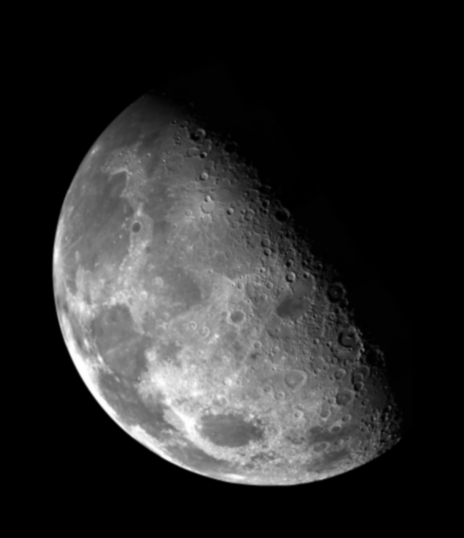
%> input picture Lab3-Intensity-transformation-main/assets/moon.tif, 464 x 538 px
$ octave task6.m   (GNU Octave 9; MATLAB toolbox functions it lacks are replaced by stand-ins)
%> lines starting %> are read from the running program, lines starting %| are printed output that depends on the picture
clear all
close all
I = imread('assets/moon.tif');
%> I is the input picture: size 538x464 uint8; min 0, max 254, mean 42.6

%----Laplacian filter
w_laplacian = fspecial('laplacian', 0.1)
g_laplacian = imfilter(I, w_laplacian, 0);
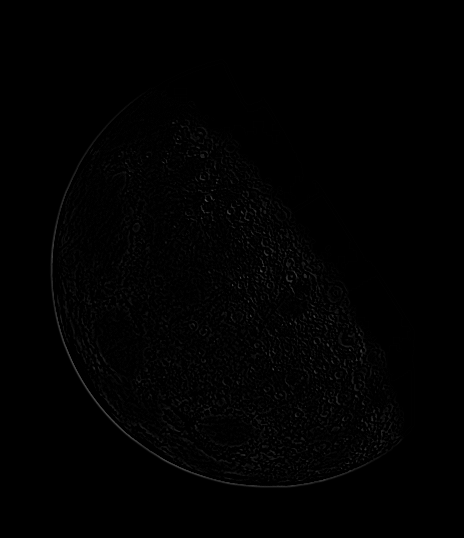
%> g_laplacian: size 538x464 uint8; min 0, max 79, mean 1.5
Limage = I + g_laplacian
figure

%----Sober filter
% Create Sobel filter for horizontal and vertical edge detection
SH = fspecial('sobel'); % Detects horizontal edges
SV = SH'; % Detects vertical edges

% Apply the Sobel filter to the grayscale image
horizontalEdges = imfilter(double(I), SH, 'replicate');
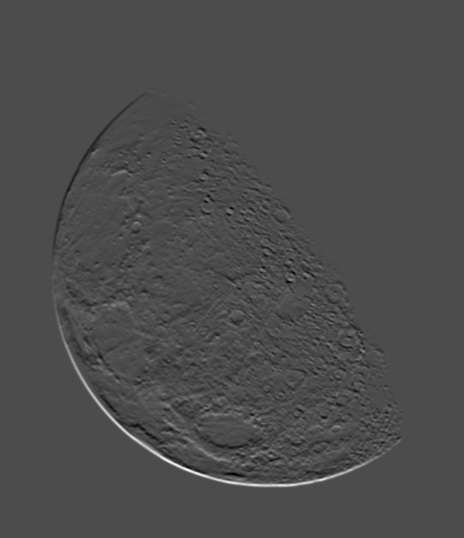
%> horizontalEdges: size 538x464 double; min -296, max 688, mean 0; drawn with min black and max white
verticalEdges = imfilter(double(I), SV, 'replicate');
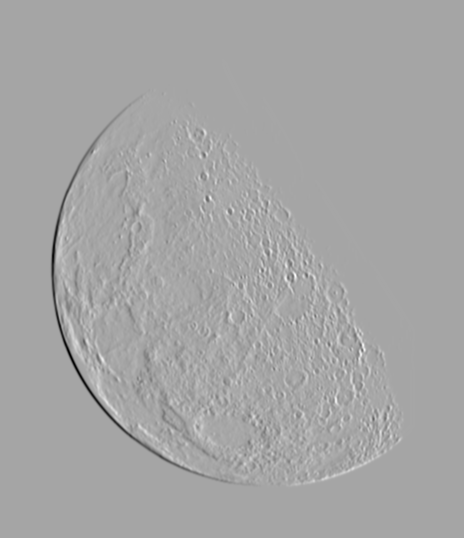
%> verticalEdges: size 538x464 double; min -714, max 384, mean 0; drawn with min black and max white

% Combine the horizontal and vertical edges
edges = sqrt(horizontalEdges.^2 + verticalEdges.^2);
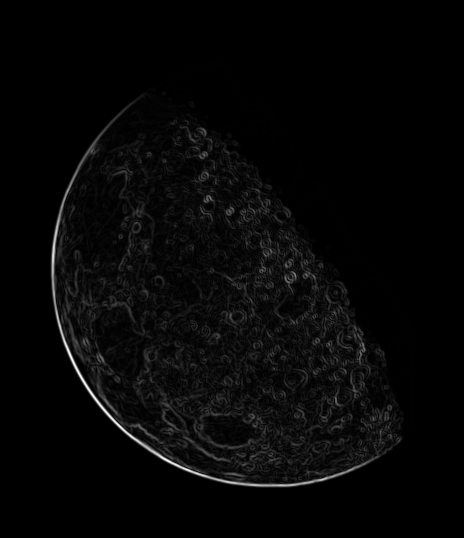
%> edges: size 538x464 double; min 0, max 770.7, mean 21; drawn with min black and max white

% Convert edges to uint8 for montage display if needed
edges = im2uint8(mat2gray(edges));
%> edges: size 538x464 uint8


%----Unsharp filter
% Create an unsharp masking filter
unsharpFilter = fspecial('unsharp');

% Apply the unsharp filter to the image
sharpenedImage = imfilter(I, unsharpFilter, 'replicate');

montage({I, Limage, edges, sharpenedImage}, "size", [1 4]);
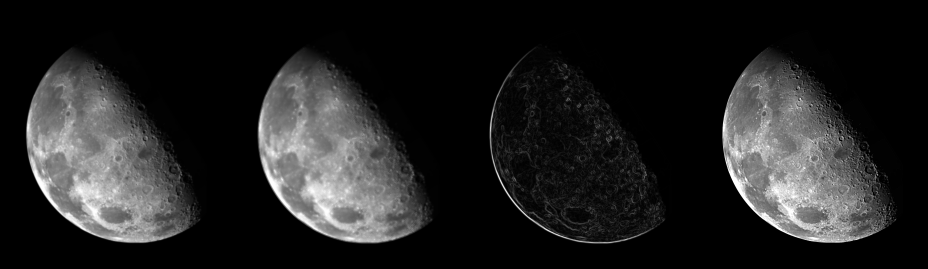
%> displayed picture: size 538x1856, on the screen's scale of 0 to 255 (shown at 1/2 size); min 0, max 255, mean 34.1

$ run again, with Lab3-Intensity-transformation-main/assets/bonescan-front.tif copied over Lab3-Intensity-transformation-main/assets/moon.tif
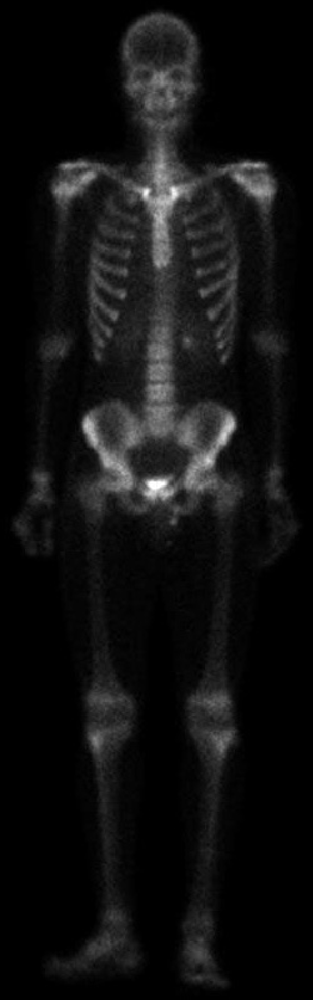
%> input picture Lab3-Intensity-transformation-main/assets/bonescan-front.tif, 313 x 1000 px, shrunk from 513 x 1641 before the run
%> I is the input picture: size 1000x313 uint8; min 0, max 255, mean 16.7
%> `verticalEdges = imfilter(double(I), SV, 'replicate');`:
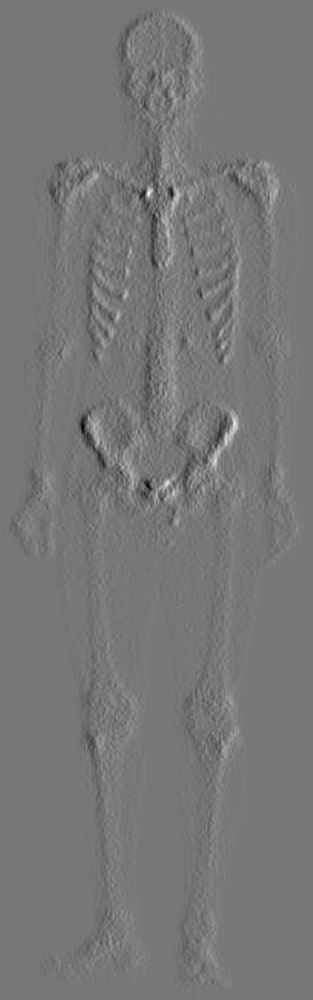
%> verticalEdges: size 1000x313 double; min -317, max 359, mean 0; drawn with min black and max white
%> `montage({I, Limage, edges, sharpenedImage}, "size", [1 4]);`:
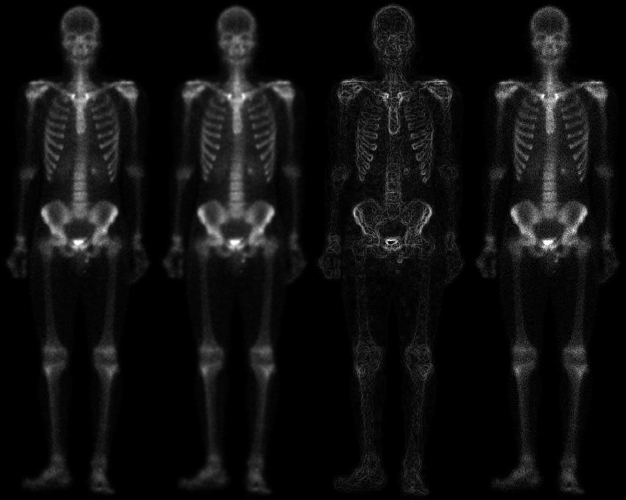
%> displayed picture: size 1000x1252, on the screen's scale of 0 to 255 (shown at 1/2 size); min 0, max 255, mean 15.6
